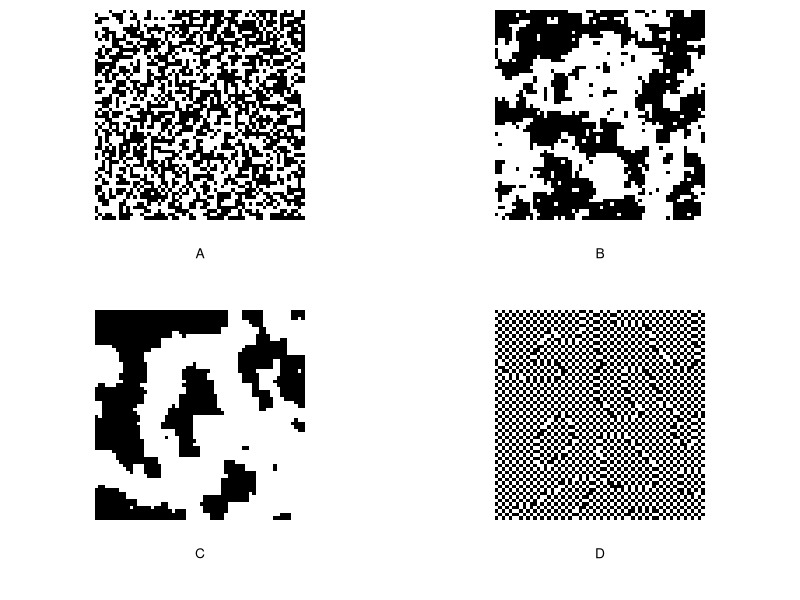

Here is the R script that generated this plot:
# ising.R
# Example 5.8
# Ising model

par(mfrow=c(2,2),mai=c(.8,0,.1,0),mgp=c(1.5,1,0))
betalist <- c(0,.441,.75,-1.5)
for (z in 1:4) {
g <- 60
beta <- betalist[z]
trials <- 100000
grid <- matrix(sample(c(-1,1),(g+2)^2,replace=T),nrow=g+2)
grid[c(1,g+2),]<- 0
grid[,c(1,g+2)] <-0
for (m in 1:trials) {
	i <- sample(2:(g+1), 1 )
	j <- sample(2:(g+1),1 )
deg <- grid[i,j+1] + grid[i,j-1] + grid[i-1,j] + grid[i+1,j]
 p <- 1/(1 + exp(-beta*2*deg))
 if (runif(1) < p) grid[i,j] <- 1 else grid[i,j] <- -1
 }
 final <- grid[2:(g+1),2:(g+1)]
image(final, yaxt="n", xaxt="n", xlab=c("A","B","C","D")[z],col=c(0,1),asp=1,frame=F)
}
